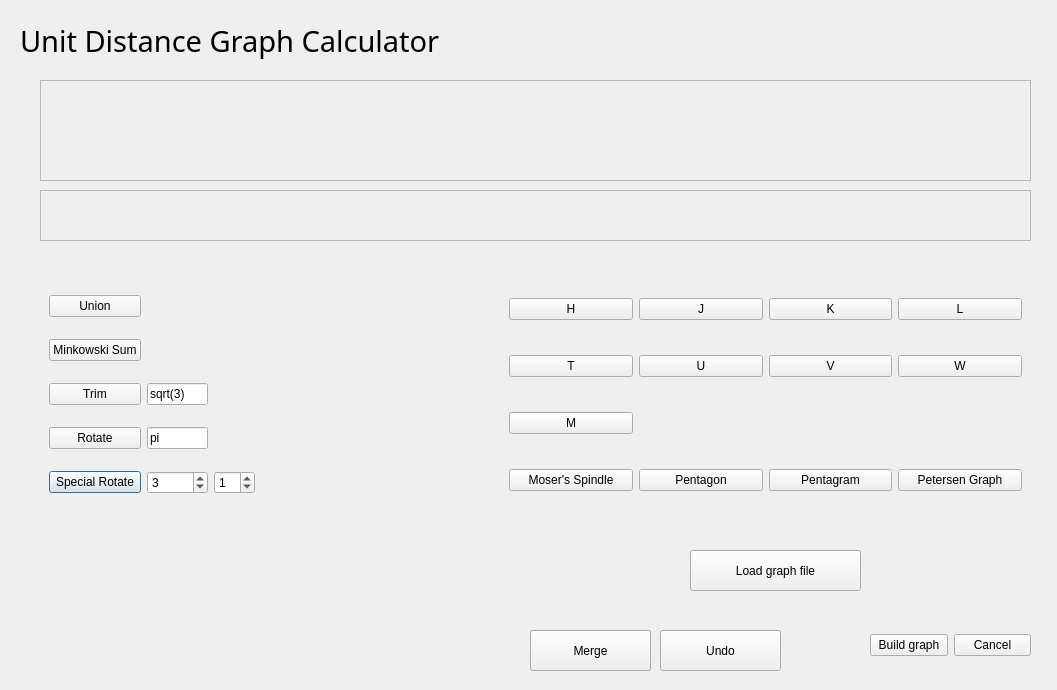
<?xml version="1.0" encoding="UTF-8"?>
<ui version="4.0">
 <class>Graph_Calculator</class>
 <widget class="QDialog" name="Graph_Calculator">
  <property name="geometry">
   <rect>
    <x>0</x>
    <y>0</y>
    <width>1057</width>
    <height>690</height>
   </rect>
  </property>
  <property name="windowTitle">
   <string>Graph Calculator</string>
  </property>
  <widget class="QLabel" name="lb_window">
   <property name="geometry">
    <rect>
     <x>20</x>
     <y>20</y>
     <width>421</width>
     <height>41</height>
    </rect>
   </property>
   <property name="font">
    <font>
     <family>Euphemia</family>
     <pointsize>22</pointsize>
    </font>
   </property>
   <property name="text">
    <string>Unit Distance Graph Calculator</string>
   </property>
  </widget>
  <widget class="QLabel" name="lb_calc">
   <property name="geometry">
    <rect>
     <x>40</x>
     <y>80</y>
     <width>991</width>
     <height>101</height>
    </rect>
   </property>
   <property name="frameShape">
    <enum>QFrame::StyledPanel</enum>
   </property>
   <property name="text">
    <string/>
   </property>
  </widget>
  <widget class="QFrame" name="grid_operators">
   <property name="geometry">
    <rect>
     <x>40</x>
     <y>270</y>
     <width>224</width>
     <height>251</height>
    </rect>
   </property>
   <layout class="QGridLayout" name="gridLayout">
    <item row="4" column="1">
     <widget class="QSpinBox" name="rotate_i">
      <property name="value">
       <number>3</number>
      </property>
     </widget>
    </item>
    <item row="3" column="1">
     <widget class="QLineEdit" name="input_rotate_angle">
      <property name="text">
       <string>pi</string>
      </property>
     </widget>
    </item>
    <item row="2" column="1">
     <widget class="QLineEdit" name="input_trim_dist">
      <property name="text">
       <string>sqrt(3)</string>
      </property>
     </widget>
    </item>
    <item row="4" column="2">
     <widget class="QSpinBox" name="rotate_k">
      <property name="value">
       <number>1</number>
      </property>
     </widget>
    </item>
    <item row="4" column="0">
     <widget class="QPushButton" name="btn_rotate_sp">
      <property name="text">
       <string>Special Rotate</string>
      </property>
     </widget>
    </item>
    <item row="2" column="0">
     <widget class="QPushButton" name="btn_trim">
      <property name="text">
       <string>Trim</string>
      </property>
     </widget>
    </item>
    <item row="1" column="0">
     <widget class="QPushButton" name="btn_minkowski">
      <property name="text">
       <string>Minkowski Sum</string>
      </property>
      <property name="checkable">
       <bool>false</bool>
      </property>
      <attribute name="buttonGroup">
       <string notr="true">buttonGroup</string>
      </attribute>
     </widget>
    </item>
    <item row="3" column="0">
     <widget class="QPushButton" name="btn_rotate">
      <property name="text">
       <string>Rotate</string>
      </property>
     </widget>
    </item>
    <item row="0" column="0">
     <widget class="QPushButton" name="btn_union">
      <property name="text">
       <string>Union</string>
      </property>
      <property name="checkable">
       <bool>false</bool>
      </property>
      <property name="checked">
       <bool>false</bool>
      </property>
      <attribute name="buttonGroup">
       <string notr="true">buttonGroup</string>
      </attribute>
     </widget>
    </item>
   </layout>
  </widget>
  <widget class="QPushButton" name="btn_undo">
   <property name="geometry">
    <rect>
     <x>660</x>
     <y>630</y>
     <width>121</width>
     <height>41</height>
    </rect>
   </property>
   <property name="text">
    <string>Undo</string>
   </property>
  </widget>
  <widget class="QFrame" name="graphs">
   <property name="geometry">
    <rect>
     <x>500</x>
     <y>260</y>
     <width>531</width>
     <height>271</height>
    </rect>
   </property>
   <property name="frameShape">
    <enum>QFrame::NoFrame</enum>
   </property>
   <layout class="QGridLayout" name="gridLayout_2">
    <item row="1" column="1">
     <widget class="QPushButton" name="btn_U">
      <property name="text">
       <string>U</string>
      </property>
     </widget>
    </item>
    <item row="1" column="2">
     <widget class="QPushButton" name="btn_V">
      <property name="text">
       <string>V</string>
      </property>
     </widget>
    </item>
    <item row="1" column="3">
     <widget class="QPushButton" name="btn_W">
      <property name="text">
       <string>W</string>
      </property>
     </widget>
    </item>
    <item row="0" column="1">
     <widget class="QPushButton" name="btn_J">
      <property name="text">
       <string>J</string>
      </property>
     </widget>
    </item>
    <item row="0" column="0">
     <widget class="QPushButton" name="btn_H">
      <property name="text">
       <string>H</string>
      </property>
     </widget>
    </item>
    <item row="0" column="3">
     <widget class="QPushButton" name="btn_L">
      <property name="text">
       <string>L</string>
      </property>
     </widget>
    </item>
    <item row="1" column="0">
     <widget class="QPushButton" name="btn_T">
      <property name="text">
       <string>T</string>
      </property>
     </widget>
    </item>
    <item row="0" column="2">
     <widget class="QPushButton" name="btn_K">
      <property name="text">
       <string>K</string>
      </property>
     </widget>
    </item>
    <item row="2" column="0">
     <widget class="QPushButton" name="btn_M">
      <property name="text">
       <string>M</string>
      </property>
     </widget>
    </item>
    <item row="3" column="0">
     <widget class="QPushButton" name="btn_moser">
      <property name="text">
       <string>Moser's Spindle</string>
      </property>
     </widget>
    </item>
    <item row="3" column="1">
     <widget class="QPushButton" name="btn_pentagon">
      <property name="text">
       <string>Pentagon</string>
      </property>
     </widget>
    </item>
    <item row="3" column="2">
     <widget class="QPushButton" name="btn_pentagram">
      <property name="text">
       <string>Pentagram</string>
      </property>
     </widget>
    </item>
    <item row="3" column="3">
     <widget class="QPushButton" name="btn_petersen">
      <property name="text">
       <string>Petersen Graph</string>
      </property>
     </widget>
    </item>
   </layout>
  </widget>
  <widget class="QWidget" name="horizontalLayoutWidget">
   <property name="geometry">
    <rect>
     <x>870</x>
     <y>620</y>
     <width>161</width>
     <height>51</height>
    </rect>
   </property>
   <layout class="QHBoxLayout" name="horizontalLayout">
    <item>
     <widget class="QPushButton" name="btn_ok">
      <property name="text">
       <string>Build graph</string>
      </property>
     </widget>
    </item>
    <item>
     <widget class="QPushButton" name="btn_cancel">
      <property name="text">
       <string>Cancel</string>
      </property>
     </widget>
    </item>
   </layout>
  </widget>
  <widget class="QLabel" name="lb_mem">
   <property name="geometry">
    <rect>
     <x>40</x>
     <y>190</y>
     <width>991</width>
     <height>51</height>
    </rect>
   </property>
   <property name="frameShape">
    <enum>QFrame::StyledPanel</enum>
   </property>
   <property name="text">
    <string/>
   </property>
  </widget>
  <widget class="QPushButton" name="btn_mem">
   <property name="geometry">
    <rect>
     <x>530</x>
     <y>630</y>
     <width>121</width>
     <height>41</height>
    </rect>
   </property>
   <property name="text">
    <string>Memory</string>
   </property>
  </widget>
  <widget class="QPushButton" name="btn_load">
   <property name="geometry">
    <rect>
     <x>690</x>
     <y>550</y>
     <width>171</width>
     <height>41</height>
    </rect>
   </property>
   <property name="text">
    <string>Load graph file</string>
   </property>
  </widget>
  <widget class="QPushButton" name="btn_merge">
   <property name="geometry">
    <rect>
     <x>530</x>
     <y>630</y>
     <width>121</width>
     <height>41</height>
    </rect>
   </property>
   <property name="text">
    <string>Merge</string>
   </property>
  </widget>
 </widget>
 <resources/>
 <connections/>
 <buttongroups>
  <buttongroup name="buttonGroup"/>
 </buttongroups>
</ui>
